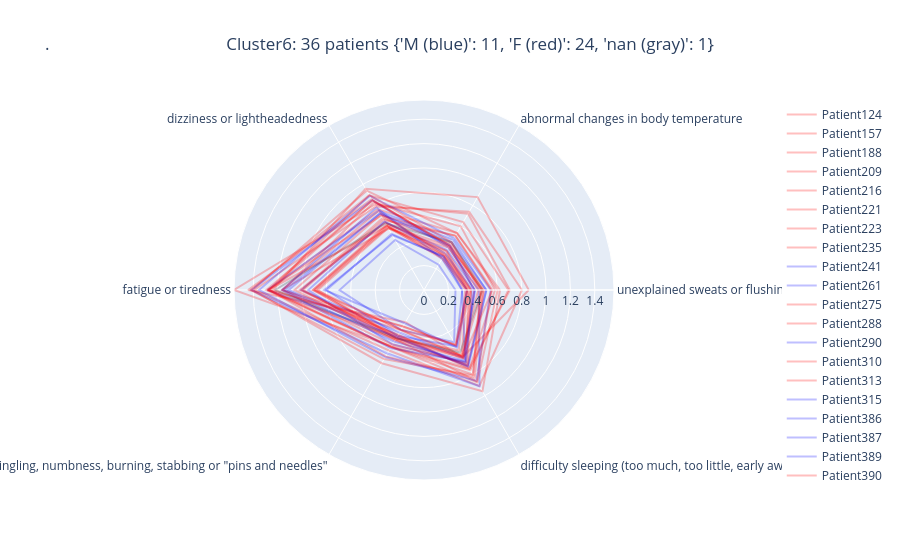

The cell this chart's notebook holds for it:
### Code cell
star_chart_per_patient(6)

### Figure 1 — Plotly figure (JSON) as saved in the notebook; plotly's stock layout.template omitted (floating-point values rounded to 4 significant figures)
{"data": [{"line": {"color": "rgb(255,0,0)"}, "mode": "lines", "name": "Patient124", "opacity": 0.25, "r": [0.5818, 0.6029, 0.826, 1.159, 0.4219, 0.7468, 0.5818, 0.5818], "theta": ["unexplained sweats or flushing", "abnormal changes in body temperature", "dizziness or lightheadedness", "fatigue or tiredness", "tingling, numbness, burning, stabbing or \"pins and needles\"", "difficulty sleeping (too much, too little, early awakening)", "unexplained sweats or flushing"], "type": "scatterpolar"}, {"line": {"color": "rgb(255,0,0)"}, "mode": "lines", "name": "Patient157", "opacity": 0.25, "r": [0.6233, 0.5389, 0.9399, 1.408, 0.6929, 0.9581, 0.6233, 0.6233], "theta": ["unexplained sweats or flushing", "abnormal changes in body temperature", "dizziness or lightheadedness", "fatigue or tiredness", "tingling, numbness, burning, stabbing or \"pins and needles\"", "difficulty sleeping (too much, too little, early awakening)", "unexplained sweats or flushing"], "type": "scatterpolar"}, {"line": {"color": "rgb(255,0,0)"}, "mode": "lines", "name": "Patient188", "opacity": 0.25, "r": [0.7035, 0.7227, 0.8075, 1.557, 0.5329, 0.7427, 0.7035, 0.7035], "theta": ["unexplained sweats or flushing", "abnormal changes in body temperature", "dizziness or lightheadedness", "fatigue or tiredness", "tingling, numbness, burning, stabbing or \"pins and needles\"", "difficulty sleeping (too much, too little, early awakening)", "unexplained sweats or flushing"], "type": "scatterpolar"}, {"line": {"color": "rgb(255,0,0)"}, "mode": "lines", "name": "Patient209", "opacity": 0.25, "r": [0.4948, 0.4404, 0.6802, 1.003, 0.4517, 0.715, 0.4948, 0.4948], "theta": ["unexplained sweats or flushing", "abnormal changes in body temperature", "dizziness or lightheadedness", "fatigue or tiredness", "tingling, numbness, burning, stabbing or \"pins and needles\"", "difficulty sleeping (too much, too little, early awakening)", "unexplained sweats or flushing"], "type": "scatterpolar"}, {"line": {"color": "rgb(255,0,0)"}, "mode": "lines", "name": "Patient216", "opacity": 0.25, "r": [0.8588, 0.8791, 0.9583, 1.239, 0.3802, 0.6342, 0.8588, 0.8588], "theta": ["unexplained sweats or flushing", "abnormal changes in body temperature", "dizziness or lightheadedness", "fatigue or tiredness", "tingling, numbness, burning, stabbing or \"pins and needles\"", "difficulty sleeping (too much, too little, early awakening)", "unexplained sweats or flushing"], "type": "scatterpolar"}, {"line": {"color": "rgb(255,0,0)"}, "mode": "lines", "name": "Patient221", "opacity": 0.25, "r": [0.8028, 0.7399, 0.7901, 1.391, 0.5725, 0.9087, 0.8028, 0.8028], "theta": ["unexplained sweats or flushing", "abnormal changes in body temperature", "dizziness or lightheadedness", "fatigue or tiredness", "tingling, numbness, burning, stabbing or \"pins and needles\"", "difficulty sleeping (too much, too little, early awakening)", "unexplained sweats or flushing"], "type": "scatterpolar"}, {"line": {"color": "rgb(255,0,0)"}, "mode": "lines", "name": "Patient223", "opacity": 0.25, "r": [0.6919, 0.6428, 0.8957, 1.272, 0.5382, 0.7581, 0.6919, 0.6919], "theta": ["unexplained sweats or flushing", "abnormal changes in body temperature", "dizziness or lightheadedness", "fatigue or tiredness", "tingling, numbness, burning, stabbing or \"pins and needles\"", "difficulty sleeping (too much, too little, early awakening)", "unexplained sweats or flushing"], "type": "scatterpolar"}, {"line": {"color": "rgb(255,0,0)"}, "mode": "lines", "name": "Patient235", "opacity": 0.25, "r": [0.6039, 0.5401, 0.763, 1.269, 0.5374, 0.8747, 0.6039, 0.6039], "theta": ["unexplained sweats or flushing", "abnormal changes in body temperature", "dizziness or lightheadedness", "fatigue or tiredness", "tingling, numbness, burning, stabbing or \"pins and needles\"", "difficulty sleeping (too much, too little, early awakening)", "unexplained sweats or flushing"], "type": "scatterpolar"}, {"line": {"color": "rgb(0,0,255)"}, "mode": "lines", "name": "Patient241", "opacity": 0.25, "r": [0.51, 0.4757, 0.7495, 1.284, 0.4429, 0.7173, 0.51, 0.51], "theta": ["unexplained sweats or flushing", "abnormal changes in body temperature", "dizziness or lightheadedness", "fatigue or tiredness", "tingling, numbness, burning, stabbing or \"pins and needles\"", "difficulty sleeping (too much, too little, early awakening)", "unexplained sweats or flushing"], "type": "scatterpolar"}, {"line": {"color": "rgb(0,0,255)"}, "mode": "lines", "name": "Patient261", "opacity": 0.25, "r": [0.258, 0.239, 0.4743, 0.6924, 0.3774, 0.4942, 0.258, 0.258], "theta": ["unexplained sweats or flushing", "abnormal changes in body temperature", "dizziness or lightheadedness", "fatigue or tiredness", "tingling, numbness, burning, stabbing or \"pins and needles\"", "difficulty sleeping (too much, too little, early awakening)", "unexplained sweats or flushing"], "type": "scatterpolar"}, {"line": {"color": "rgb(255,0,0)"}, "mode": "lines", "name": "Patient275", "opacity": 0.25, "r": [0.4129, 0.4127, 0.8593, 1.442, 0.3044, 0.6364, 0.4129, 0.4129], "theta": ["unexplained sweats or flushing", "abnormal changes in body temperature", "dizziness or lightheadedness", "fatigue or tiredness", "tingling, numbness, burning, stabbing or \"pins and needles\"", "difficulty sleeping (too much, too little, early awakening)", "unexplained sweats or flushing"], "type": "scatterpolar"}, {"line": {"color": "rgb(255,0,0)"}, "mode": "lines", "name": "Patient288", "opacity": 0.25, "r": [0.352, 0.3058, 0.5932, 0.8859, 0.378, 0.6173, 0.352, 0.352], "theta": ["unexplained sweats or flushing", "abnormal changes in body temperature", "dizziness or lightheadedness", "fatigue or tiredness", "tingling, numbness, burning, stabbing or \"pins and needles\"", "difficulty sleeping (too much, too little, early awakening)", "unexplained sweats or flushing"], "type": "scatterpolar"}, {"line": {"color": "rgb(0,0,255)"}, "mode": "lines", "name": "Patient290", "opacity": 0.25, "r": [0.4484, 0.4015, 0.8505, 1.415, 0.6011, 0.9106, 0.4484, 0.4484], "theta": ["unexplained sweats or flushing", "abnormal changes in body temperature", "dizziness or lightheadedness", "fatigue or tiredness", "tingling, numbness, burning, stabbing or \"pins and needles\"", "difficulty sleeping (too much, too little, early awakening)", "unexplained sweats or flushing"], "type": "scatterpolar"}, {"line": {"color": "rgb(255,0,0)"}, "mode": "lines", "name": "Patient310", "opacity": 0.25, "r": [0.338, 0.297, 0.6033, 0.8965, 0.4574, 0.5705, 0.338, 0.338], "theta": ["unexplained sweats or flushing", "abnormal changes in body temperature", "dizziness or lightheadedness", "fatigue or tiredness", "tingling, numbness, burning, stabbing or \"pins and needles\"", "difficulty sleeping (too much, too little, early awakening)", "unexplained sweats or flushing"], "type": "scatterpolar"}, {"line": {"color": "rgb(255,0,0)"}, "mode": "lines", "name": "Patient313", "opacity": 0.25, "r": [0.3554, 0.3665, 0.5817, 1.163, 0.3457, 0.527, 0.3554, 0.3554], "theta": ["unexplained sweats or flushing", "abnormal changes in body temperature", "dizziness or lightheadedness", "fatigue or tiredness", "tingling, numbness, burning, stabbing or \"pins and needles\"", "difficulty sleeping (too much, too little, early awakening)", "unexplained sweats or flushing"], "type": "scatterpolar"}, {"line": {"color": "rgb(0,0,255)"}, "mode": "lines", "name": "Patient315", "opacity": 0.25, "r": [0.4197, 0.3777, 0.642, 1.007, 0.4026, 0.6452, 0.4197, 0.4197], "theta": ["unexplained sweats or flushing", "abnormal changes in body temperature", "dizziness or lightheadedness", "fatigue or tiredness", "tingling, numbness, burning, stabbing or \"pins and needles\"", "difficulty sleeping (too much, too little, early awakening)", "unexplained sweats or flushing"], "type": "scatterpolar"}, {"line": {"color": "rgb(0,0,255)"}, "mode": "lines", "name": "Patient386", "opacity": 0.25, "r": [0.5464, 0.4917, 0.8902, 1.352, 0.6345, 0.8586, 0.5464, 0.5464], "theta": ["unexplained sweats or flushing", "abnormal changes in body temperature", "dizziness or lightheadedness", "fatigue or tiredness", "tingling, numbness, burning, stabbing or \"pins and needles\"", "difficulty sleeping (too much, too little, early awakening)", "unexplained sweats or flushing"], "type": "scatterpolar"}, {"line": {"color": "rgb(0,0,255)"}, "mode": "lines", "name": "Patient387", "opacity": 0.25, "r": [0.3977, 0.3474, 0.6499, 0.9485, 0.5142, 0.6906, 0.3977, 0.3977], "theta": ["unexplained sweats or flushing", "abnormal changes in body temperature", "dizziness or lightheadedness", "fatigue or tiredness", "tingling, numbness, burning, stabbing or \"pins and needles\"", "difficulty sleeping (too much, too little, early awakening)", "unexplained sweats or flushing"], "type": "scatterpolar"}, {"line": {"color": "rgb(0,0,255)"}, "mode": "lines", "name": "Patient389", "opacity": 0.25, "r": [0.5122, 0.4536, 0.7234, 1.109, 0.4514, 0.7259, 0.5122, 0.5122], "theta": ["unexplained sweats or flushing", "abnormal changes in body temperature", "dizziness or lightheadedness", "fatigue or tiredness", "tingling, numbness, burning, stabbing or \"pins and needles\"", "difficulty sleeping (too much, too little, early awakening)", "unexplained sweats or flushing"], "type": "scatterpolar"}, {"line": {"color": "rgb(255,0,0)"}, "mode": "lines", "name": "Patient390", "opacity": 0.25, "r": [0.4785, 0.4159, 0.6187, 0.9103, 0.4391, 0.627, 0.4785, 0.4785], "theta": ["unexplained sweats or flushing", "abnormal changes in body temperature", "dizziness or lightheadedness", "fatigue or tiredness", "tingling, numbness, burning, stabbing or \"pins and needles\"", "difficulty sleeping (too much, too little, early awakening)", "unexplained sweats or flushing"], "type": "scatterpolar"}, {"line": {"color": "rgb(50,50,50)"}, "mode": "lines", "name": "Patient398", "opacity": 0.25, "r": [0.4775, 0.4524, 0.6308, 1.221, 0.4578, 0.5913, 0.4775, 0.4775], "theta": ["unexplained sweats or flushing", "abnormal changes in body temperature", "dizziness or lightheadedness", "fatigue or tiredness", "tingling, numbness, burning, stabbing or \"pins and needles\"", "difficulty sleeping (too much, too little, early awakening)", "unexplained sweats or flushing"], "type": "scatterpolar"}, {"line": {"color": "rgb(255,0,0)"}, "mode": "lines", "name": "Patient414", "opacity": 0.25, "r": [0.3638, 0.3265, 0.7464, 1.164, 0.5162, 0.6877, 0.3638, 0.3638], "theta": ["unexplained sweats or flushing", "abnormal changes in body temperature", "dizziness or lightheadedness", "fatigue or tiredness", "tingling, numbness, burning, stabbing or \"pins and needles\"", "difficulty sleeping (too much, too little, early awakening)", "unexplained sweats or flushing"], "type": "scatterpolar"}, {"line": {"color": "rgb(255,0,0)"}, "mode": "lines", "name": "Patient424", "opacity": 0.25, "r": [0.3852, 0.3447, 0.7121, 1.061, 0.4763, 0.7149, 0.3852, 0.3852], "theta": ["unexplained sweats or flushing", "abnormal changes in body temperature", "dizziness or lightheadedness", "fatigue or tiredness", "tingling, numbness, burning, stabbing or \"pins and needles\"", "difficulty sleeping (too much, too little, early awakening)", "unexplained sweats or flushing"], "type": "scatterpolar"}, {"line": {"color": "rgb(255,0,0)"}, "mode": "lines", "name": "Patient438", "opacity": 0.25, "r": [0.4854, 0.4208, 0.8473, 1.269, 0.6281, 0.8305, 0.4854, 0.4854], "theta": ["unexplained sweats or flushing", "abnormal changes in body temperature", "dizziness or lightheadedness", "fatigue or tiredness", "tingling, numbness, burning, stabbing or \"pins and needles\"", "difficulty sleeping (too much, too little, early awakening)", "unexplained sweats or flushing"], "type": "scatterpolar"}, {"line": {"color": "rgb(0,0,255)"}, "mode": "lines", "name": "Patient445", "opacity": 0.25, "r": [0.3115, 0.2966, 0.7798, 1.163, 0.5499, 0.6788, 0.3115, 0.3115], "theta": ["unexplained sweats or flushing", "abnormal changes in body temperature", "dizziness or lightheadedness", "fatigue or tiredness", "tingling, numbness, burning, stabbing or \"pins and needles\"", "difficulty sleeping (too much, too little, early awakening)", "unexplained sweats or flushing"], "type": "scatterpolar"}, {"line": {"color": "rgb(255,0,0)"}, "mode": "lines", "name": "Patient458", "opacity": 0.25, "r": [0.5608, 0.5151, 0.6632, 0.9912, 0.4685, 0.6428, 0.5608, 0.5608], "theta": ["unexplained sweats or flushing", "abnormal changes in body temperature", "dizziness or lightheadedness", "fatigue or tiredness", "tingling, numbness, burning, stabbing or \"pins and needles\"", "difficulty sleeping (too much, too little, early awakening)", "unexplained sweats or flushing"], "type": "scatterpolar"}, {"line": {"color": "rgb(0,0,255)"}, "mode": "lines", "name": "Patient481", "opacity": 0.25, "r": [0.3137, 0.3168, 0.5313, 0.7997, 0.4324, 0.5329, 0.3137, 0.3137], "theta": ["unexplained sweats or flushing", "abnormal changes in body temperature", "dizziness or lightheadedness", "fatigue or tiredness", "tingling, numbness, burning, stabbing or \"pins and needles\"", "difficulty sleeping (too much, too little, early awakening)", "unexplained sweats or flushing"], "type": "scatterpolar"}, {"line": {"color": "rgb(255,0,0)"}, "mode": "lines", "name": "Patient487", "opacity": 0.25, "r": [0.4698, 0.424, 0.8473, 1.293, 0.5404, 0.8001, 0.4698, 0.4698], "theta": ["unexplained sweats or flushing", "abnormal changes in body temperature", "dizziness or lightheadedness", "fatigue or tiredness", "tingling, numbness, burning, stabbing or \"pins and needles\"", "difficulty sleeping (too much, too little, early awakening)", "unexplained sweats or flushing"], "type": "scatterpolar"}, {"line": {"color": "rgb(255,0,0)"}, "mode": "lines", "name": "Patient492", "opacity": 0.25, "r": [0.3864, 0.3705, 0.6399, 1.018, 0.4307, 0.6514, 0.3864, 0.3864], "theta": ["unexplained sweats or flushing", "abnormal changes in body temperature", "dizziness or lightheadedness", "fatigue or tiredness", "tingling, numbness, burning, stabbing or \"pins and needles\"", "difficulty sleeping (too much, too little, early awakening)", "unexplained sweats or flushing"], "type": "scatterpolar"}, {"line": {"color": "rgb(255,0,0)"}, "mode": "lines", "name": "Patient493", "opacity": 0.25, "r": [0.4444, 0.4014, 0.5865, 0.8693, 0.4553, 0.6217, 0.4444, 0.4444], "theta": ["unexplained sweats or flushing", "abnormal changes in body temperature", "dizziness or lightheadedness", "fatigue or tiredness", "tingling, numbness, burning, stabbing or \"pins and needles\"", "difficulty sleeping (too much, too little, early awakening)", "unexplained sweats or flushing"], "type": "scatterpolar"}, {"line": {"color": "rgb(0,0,255)"}, "mode": "lines", "name": "Patient561", "opacity": 0.25, "r": [0.3519, 0.3177, 0.5203, 0.8171, 0.3147, 0.5438, 0.3519, 0.3519], "theta": ["unexplained sweats or flushing", "abnormal changes in body temperature", "dizziness or lightheadedness", "fatigue or tiredness", "tingling, numbness, burning, stabbing or \"pins and needles\"", "difficulty sleeping (too much, too little, early awakening)", "unexplained sweats or flushing"], "type": "scatterpolar"}, {"line": {"color": "rgb(0,0,255)"}, "mode": "lines", "name": "Patient569", "opacity": 0.25, "r": [0.4133, 0.4232, 0.724, 1.138, 0.4886, 0.6706, 0.4133, 0.4133], "theta": ["unexplained sweats or flushing", "abnormal changes in body temperature", "dizziness or lightheadedness", "fatigue or tiredness", "tingling, numbness, burning, stabbing or \"pins and needles\"", "difficulty sleeping (too much, too little, early awakening)", "unexplained sweats or flushing"], "type": "scatterpolar"}, {"line": {"color": "rgb(255,0,0)"}, "mode": "lines", "name": "Patient571", "opacity": 0.25, "r": [0.5514, 0.5132, 0.704, 1.285, 0.4663, 0.8642, 0.5514, 0.5514], "theta": ["unexplained sweats or flushing", "abnormal changes in body temperature", "dizziness or lightheadedness", "fatigue or tiredness", "tingling, numbness, burning, stabbing or \"pins and needles\"", "difficulty sleeping (too much, too little, early awakening)", "unexplained sweats or flushing"], "type": "scatterpolar"}, {"line": {"color": "rgb(255,0,0)"}, "mode": "lines", "name": "Patient588", "opacity": 0.25, "r": [0.3785, 0.3325, 0.607, 1.278, 0.3444, 0.5235, 0.3785, 0.3785], "theta": ["unexplained sweats or flushing", "abnormal changes in body temperature", "dizziness or lightheadedness", "fatigue or tiredness", "tingling, numbness, burning, stabbing or \"pins and needles\"", "difficulty sleeping (too much, too little, early awakening)", "unexplained sweats or flushing"], "type": "scatterpolar"}, {"line": {"color": "rgb(255,0,0)"}, "mode": "lines", "name": "Patient611", "opacity": 0.25, "r": [0.3532, 0.3227, 0.6086, 0.9088, 0.3748, 0.5147, 0.3532, 0.3532], "theta": ["unexplained sweats or flushing", "abnormal changes in body temperature", "dizziness or lightheadedness", "fatigue or tiredness", "tingling, numbness, burning, stabbing or \"pins and needles\"", "difficulty sleeping (too much, too little, early awakening)", "unexplained sweats or flushing"], "type": "scatterpolar"}, {"line": {"color": "rgb(255,0,0)"}, "mode": "lines", "name": "Patient624", "opacity": 0.25, "r": [0.4612, 0.4512, 0.8973, 1.42, 0.6537, 0.8084, 0.4612, 0.4612], "theta": ["unexplained sweats or flushing", "abnormal changes in body temperature", "dizziness or lightheadedness", "fatigue or tiredness", "tingling, numbness, burning, stabbing or \"pins and needles\"", "difficulty sleeping (too much, too little, early awakening)", "unexplained sweats or flushing"], "type": "scatterpolar"}], "layout": {"title": {"text": ".\t\t\t\t\t\t\t\t\t\t\t\t\t\t\t\t\t\t\t\t\t\t\t\t\t\t\t\t\t\t\t\t\t\t\t\t\t\t\t\tCluster6: 36 patients {'M (blue)': 11, 'F (red)': 24, 'nan (gray)': 1}"}}}
